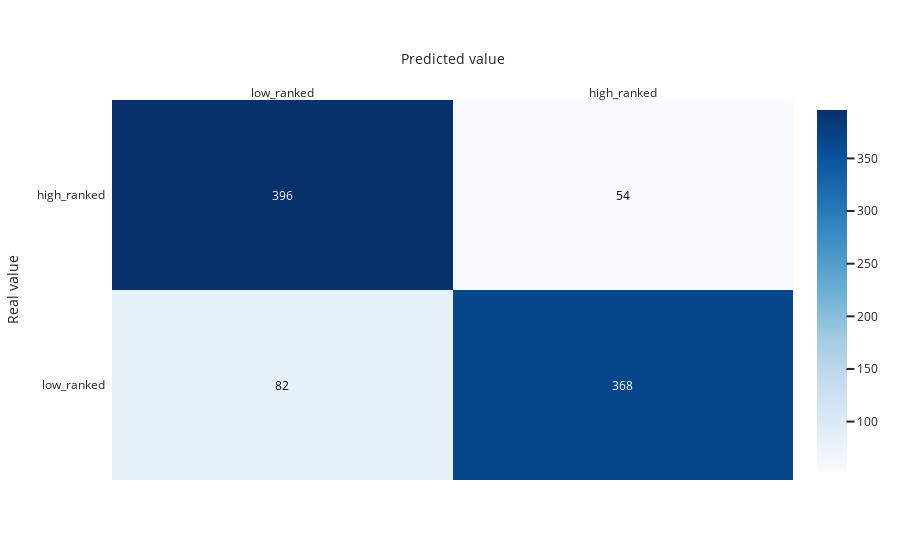

The code cell stored with this chart in its notebook:
### Markdown cell above
### KNN

### Code cell
knn = KNeighborsClassifier(n_neighbors=5, algorithm='ball_tree', metric='minkowski').fit(train_set, train_label)

test_pred_knn = knn.predict(test_set)
report_scores(test_label, test_pred_knn)
cm = confusion_matrix(test_label, test_pred_knn, labels=dt.classes_)
plot_confusion_matrix(cm, classes=classes)

### Figure 1 — Plotly figure (JSON) as saved in the notebook; plotly's stock layout.template omitted (floating-point values rounded to 4 significant figures)
{"data": [{"colorscale": [[0, "rgb(247,251,255)"], [0.125, "rgb(222,235,247)"], [0.25, "rgb(198,219,239)"], [0.375, "rgb(158,202,225)"], [0.5, "rgb(107,174,214)"], [0.625, "rgb(66,146,198)"], [0.75, "rgb(33,113,181)"], [0.875, "rgb(8,81,156)"], [1, "rgb(8,48,107)"]], "reversescale": false, "showscale": true, "type": "heatmap", "x": ["low_ranked", "high_ranked"], "y": ["low_ranked", "high_ranked"], "z": [[82, 368], [396, 54]]}], "layout": {"annotations": [{"font": {"color": "#000000"}, "showarrow": false, "text": "82", "x": "low_ranked", "xref": "x", "y": "low_ranked", "yref": "y"}, {"font": {"color": "#FFFFFF"}, "showarrow": false, "text": "368", "x": "high_ranked", "xref": "x", "y": "low_ranked", "yref": "y"}, {"font": {"color": "#FFFFFF"}, "showarrow": false, "text": "396", "x": "low_ranked", "xref": "x", "y": "high_ranked", "yref": "y"}, {"font": {"color": "#000000"}, "showarrow": false, "text": "54", "x": "high_ranked", "xref": "x", "y": "high_ranked", "yref": "y"}], "xaxis": {"dtick": 1, "gridcolor": "rgb(0, 0, 0)", "side": "top", "ticks": "", "title": {"text": "Predicted value"}}, "yaxis": {"dtick": 1, "ticks": "", "ticksuffix": "  ", "title": {"text": "Real value"}}}}
